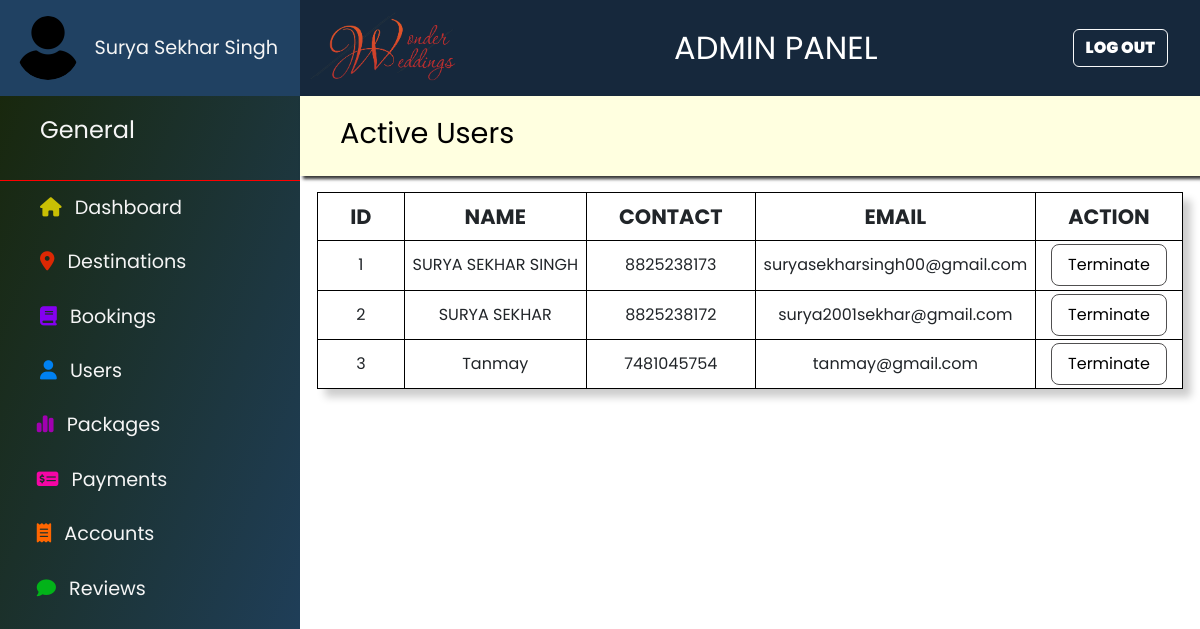
Page /admin/users.php on the earlier database version.
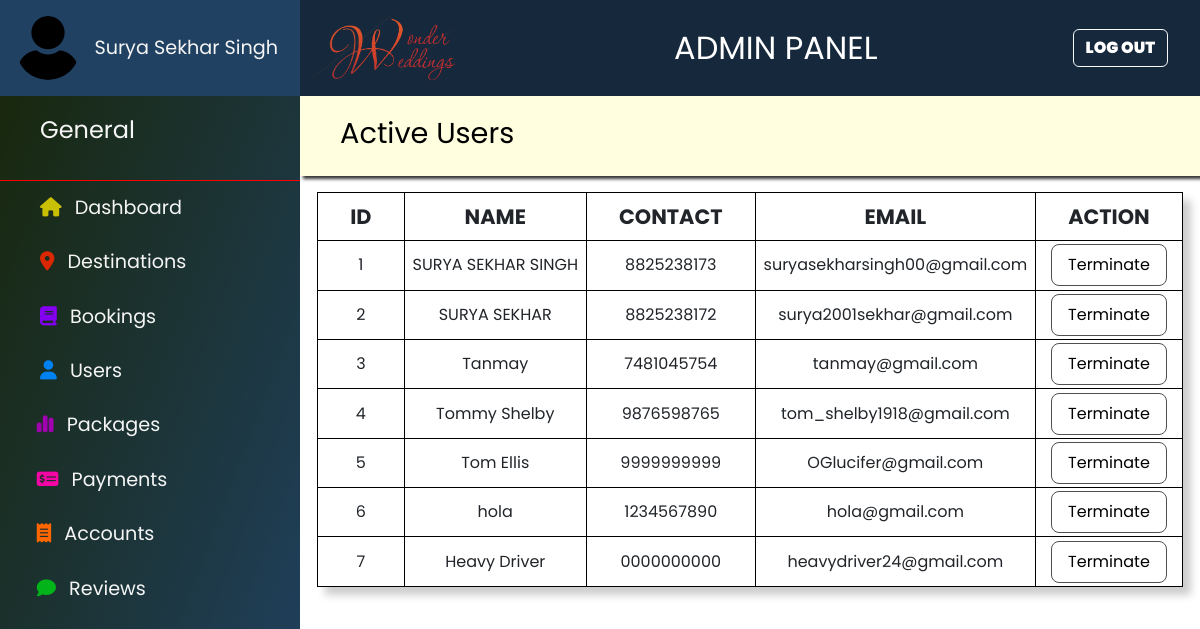
Same page on the later database version.
### tables this page shows
CREATE TABLE `users` (
  `id` int(11) NOT NULL,
  `name` varchar(30) NOT NULL,
  `contact` varchar(10) NOT NULL,
  `email` varchar(50) NOT NULL,
  `password` varchar(255) NOT NULL,
  `join_date` datetime NOT NULL
);

### admin/users.php (the view, shortened to what this page needs)
<?php
    include("../include/db_connect.php");
    $query = "select * from users";
    $result = mysqli_query($conn,$query);
?>
<!DOCTYPE html>
<html lang="en">
<head>
    <?php include("include/head_links.php"); ?>
</head>
<body>
    <div class="cont">
        <?php include("include/dash_design.php"); ?>
        <section class="admin-section">
            <?php include("include/header.php"); ?>
            <div class="title">
                <p>Active Users</p>
            </div>
            <div class="user-body">
                <table>
                    <tr>
                        <th>id</th>
                        <th>name</th>
                        <th>contact</th>
                        <th>email</th>
                        <th>action</th>
                    </tr>
                    <?php
                        for($i = 1; $row = mysqli_fetch_assoc($result); ++$i){
                            echo'<tr>
                                    <td>'. $i .'</td>
                                    <td>'. $row["name"] .'</td>
                                    <td>'. $row['contact'] .'</td>
                                    <td>'. $row['email'] .'</td>
                                    <td><button id="button" class="button" style="color:black">terminate</button></td>
                                </tr>';
                        }
                    ?>
                </table>
            </div>
        </section>
    </div>
</body>
</html>

### admin/include/head_links.php (shortened to what this page needs)
<link href="https://cdn.jsdelivr.net/npm/bootstrap@5.3.0/dist/css/bootstrap.min.css" rel="stylesheet"
>
<link rel="stylesheet" href="https://cdnjs.cloudflare.com/ajax/libs/font-awesome/6.3.0/css/all.min.css">

### admin/include/dash_design.php
<div class="dashboard">
    <div class="profile">
        <img src="../images/user.png" alt="">
        <p>Surya Sekhar Singh</p>
    </div>
    <div class="title">
        <p>General</p>
    </div>
    <div class="contents">
        <span><i class="fa-solid fa-house" style="color:rgb(201, 191, 4);"></i></span>
        <a href="home.php">dashboard</a>
    </div>
    <div class="contents">
        <span><i class="fa-solid fa-location-dot" style="color:rgb(219, 40, 4);"></i></span>
        <a href="dest.php">destinations</a>
    </div>
    <div class="contents">
        <span><i class="fa-solid fa-book" style="color:rgb(132, 0, 240);"></i></span>
        <a href="bookings.php">bookings</a>
    </div>
    <div class="contents">
        <span><i class="fa-solid fa-user" style="color:rgb(0, 129, 242);"></i></span>
        <a href="users.php">users</a>
    </div>
    <div class="contents">
        <span style="padding-left:2.3rem;"><i class="fa-solid fa-chart-simple" style="color:rgb(161, 0, 176);"></i></span>
        <a href="packages.php">Packages</a>
    </div>
    <div class="contents">
        <span style="padding-left:2.3rem;"><i class="fa-solid fa-money-check-dollar" style="color:rgb(245, 5, 165);"></i></span>
        <a href="payments.php">Payments</a>
    </div>
    <div class="contents">
        <span style="padding-left:2.3rem;"><i class="fa-solid fa-receipt" style="color:rgb(255, 102, 0);"></i></span>
        <a href="accounts.php">accounts</a>
    </div>
    <div class="contents">
        <span style="padding-left:2.3rem;"><i class="fa-solid fa-comment" style="color:rgb(2, 179, 25);"></i></span>
        <a href="reviews.php">Reviews</a>
    </div>
</div>

### admin/include/header.php
<div class="header">
    <div class="logo">
        <img src="../images/logo/wonder-wedding.png" alt="not found">
    </div>
    <div class="admin-title">admin panel</div>
    <div class="logout">
        <a href="index.php?logout=true" class="btn btn-outline-light btn-outline-success" style="text-transform:uppercase;font-size:1rem;margin:.8rem 2rem .8rem 0;color:white;font-weight:900;">log out</a>
    </div>
</div>

### admin/include/head_links.php (style rules this page uses)
* { padding:0; margin:0; box-sizing: border-box; font-family: 'Poppins', sans-serif; border:none; text-decoration: none; outline:none; }
:root { --white:#fff; --pure-black:#000; --black: rgb(80, 79, 80); --blue:rgb(0, 87, 183); --red:rgb(182, 21, 0); --transparent-white:rgba(255,255,255,.3); --transparent-black:rgba(0,0,0,.6); --border:.1rem solid var(--black); --box-shadow: .5rem .5rem .5rem rgba(0,0,0,0.2); --brownish:rgb(173, 150, 80); --green:rgb(21, 115, 71); }
.button { display: inline-block; padding:.5rem 1rem; border:var(--border); background: var(--transparent-white); color:var(--pure-black); border-radius: .5rem; font-size:1rem; user-select: none; text-decoration: none; text-transform: capitalize; }
.cont { display:flex; flex-direction: row; }
.dashboard { background:linear-gradient(to bottom right, rgb(24, 38, 8), rgb(32,65,98)); width:20rem; min-height: 100vh; }
.profile { background-color: rgb(32,65,98); padding:1rem; display: flex; }
.profile img { width:4rem; border-radius: 50%; }
.profile p { margin-top: 1.1rem; padding-left: .9rem; font-size: 1.2rem; color: whitesmoke; }
.title { color:whitesmoke; padding: 1rem 0 ; font-size: 1.5rem; border-bottom: .1rem solid red; }
.title p { text-transform: capitalize; padding-left: 2.5rem; }
.contents { color:whitesmoke; padding:.8rem 0; font-size: 1.2rem; }
.contents span { padding-left: 2.5rem; padding-right:.5rem; }
.contents a { text-transform: capitalize; text-decoration: none; color:whitesmoke; transition: .2s linear; }
.admin-section { width:80%; min-height: 100vh; }
.header { display:flex; justify-content: space-between; background-color: rgb(22, 40, 60); }
.header .logo img { width:auto; height:6rem; }
.header .admin-title { font-size: 2rem; text-transform: uppercase; padding-top: 1.5rem; color:white; user-select: none; }
.header .logout { color:white; padding-top: 1rem; }
.header .logout a { transition: .2s linear; }
.admin-section .title { border-bottom: none; background-color: lightyellow; height:5rem; box-shadow: .2rem .2rem .2rem rgba(0, 0, 0, 0.8); }
.admin-section .title p { color:black; font-size: 1.8rem; user-select: none; }
.user-body table { border:.1rem solid brown; margin:auto; margin-top: 1rem; box-shadow: var(--box-shadow); }
.user-body table th { padding:.5rem 2rem; border:.1rem solid black; text-align: center; text-transform: uppercase; font-size: 1.3rem; }
.user-body table td { text-align: center; border:.1rem solid black; padding: .2rem .5rem; }
.user-body table td #button { text-transform: capitalize; color:var(--pure-black); }

Differences in the rows shown:
added users: name "Tommy Shelby", contact "9876598765", email "tom_shelby1918@gmail.com"
added users: name "Tom Ellis", contact "9999999999", email "OGlucifer@gmail.com"
added users: name "hola", contact "1234567890", email "hola@gmail.com"
added users: name "Heavy Driver", contact "0000000000", email "heavydriver24@gmail.com"
